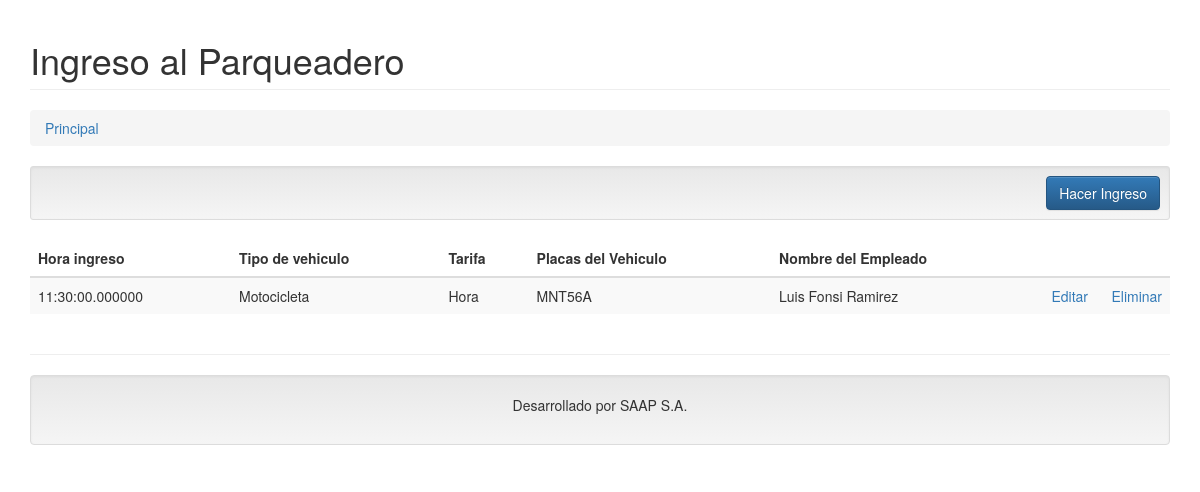
/ingresos.php (signed in), run on the app's committed database.
### tables this page shows
CREATE TABLE `ingresos` (
  `IdControlIngreso` int(11) NOT NULL,
  `tiempo` varchar(100) NOT NULL,
  `tipovehiculo` varchar(100) NOT NULL,
  `TipoTarifa` varchar(100) NOT NULL,
  `PlacasVehiculo` varchar(100) NOT NULL,
  `NombreEmpleado` varchar(100) NOT NULL
);

### controller/ingreso.controller.php (called while the page is built, shortened)
<?php
require_once 'model/ingreso.php';
class IngresoController{
    public function __CONSTRUCT(){
        $this->model = new Ingreso();
    }
    public function Index(){
        require_once 'view/header.php';
        require_once 'view/ingreso/ingreso.php';
        require_once 'view/footer.php';
    }
}

### model/database.php (called while the page is built)
<?php
class Database
{
    public static function StartUp()
    {
        $pdo = new PDO('mysql:host=localhost;dbname=saap;charset=utf8', 'root', '');
        $pdo->setAttribute(PDO::ATTR_ERRMODE, PDO::ERRMODE_EXCEPTION);
        return $pdo;
    }
}

### model/ingreso.php (called while the page is built, shortened)
<?php
class Ingreso
{
	private $pdo;
	public function __CONSTRUCT()
	{
		try
		{
			$this->pdo = Database::StartUp();
		}
		catch(Exception $e)
		{
			die($e->getMessage());
		}
	}
	public function Listar()
	{
		try
		{
			$stm = $this->pdo->prepare("SELECT * FROM ingresos");
			$stm->execute();
			return $stm->fetchAll(PDO::FETCH_OBJ);
		}
		catch(Exception $e)
		{
			die($e->getMessage());
		}
	}
}

### view/ingreso/ingreso.php (the view)
<h1 class="page-header">Ingreso al Parqueadero</h1>
<ol class="breadcrumb">
  <li><a href="Login/login/cuenta.php">Principal</a></li>
</ol>
<div class="well well-sm text-right">
    <a class="btn btn-primary" href="?c=Ingreso&a=Crud">Hacer Ingreso</a>
</div>
<table class="table table-striped">
    <thead>
        <tr>
            			<th>Hora ingreso</th>
			   	<th>Tipo de vehiculo</th>
   				<th>Tarifa</th>
				<th>Placas del Vehiculo</th>
    			<th>Nombre del Empleado</th>
            <th style="width:60px;"></th>
            <th style="width:60px;"></th>
        </tr>
    </thead>
    <tbody>
    <?php foreach($this->model->Listar() as $r): ?>
        <tr>
            <td><?php echo $r->tiempo; ?></td>
            <td><?php echo $r->tipovehiculo; ?></td>
            <td><?php echo $r->TipoTarifa ?></td>
            <td><?php echo $r->PlacasVehiculo; ?></td>
            <td><?php echo $r->NombreEmpleado; ?></td>
           <td>
                <a href="?c=Ingreso&a=Update&id=<?php echo $r->IdControlIngreso; ?>">Editar</a>
            </td>
            <td>
                <a onclick="javascript:return confirm('¿Seguro de eliminar este registro?');" href="?c=Ingreso&a=Eliminar&id=<?php echo $r->IdControlIngreso; ?>">Eliminar</a>
            </td>
        </tr>
    <?php endforeach; ?>
    </tbody>
</table>

### data on the page
ingresos: tiempo "11:30:00.000000", tipovehiculo "Motocicleta", TipoTarifa "Hora", PlacasVehiculo "MNT56A", NombreEmpleado "Luis Fonsi Ramirez"
